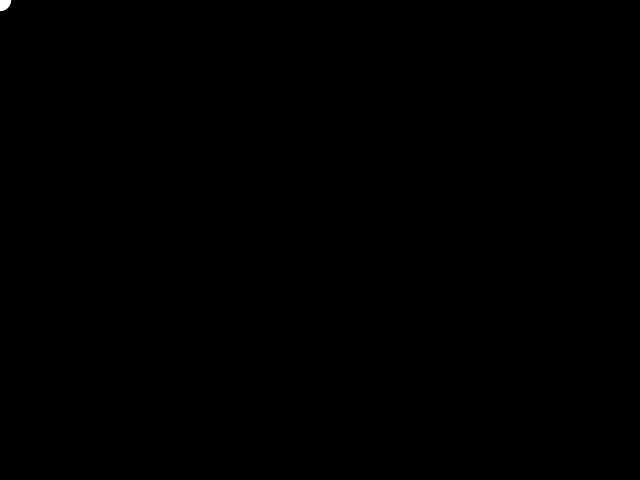
Frame 1 (no input)
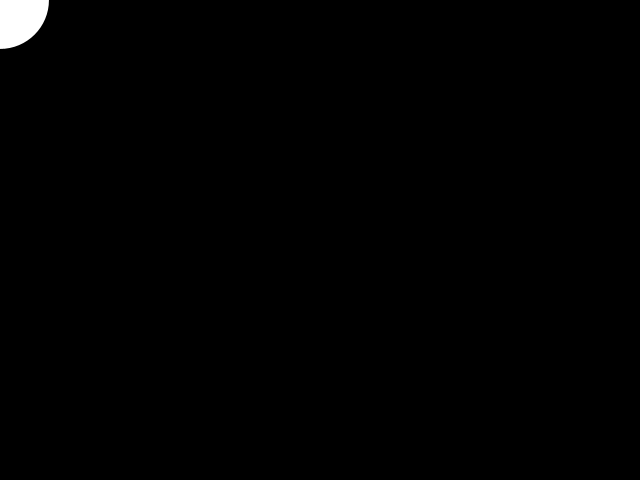
Frame 60 (the mouse pressed at the canvas centre just before this capture)
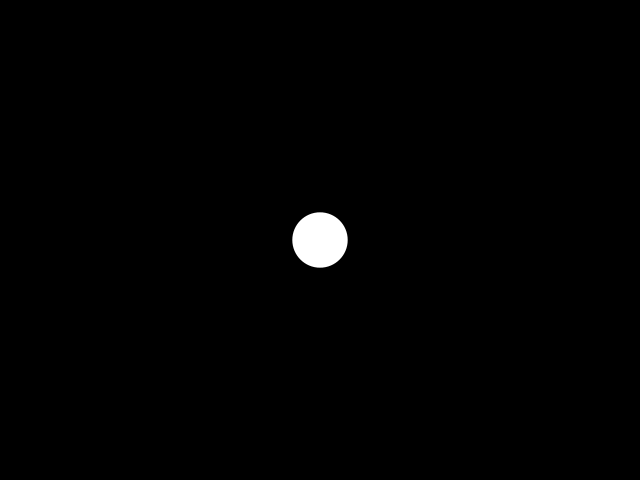
Frame 120 (the mouse held since frame 60 and released just before this capture)

The Processing sketch that drew these frames (run headless with seeded random() and noise(); from frame 60 on, the mouse is pressed at the canvas centre):

// Processing sketch: m01_ex03_evolution
// ── m01_ex03_evolution.pde
void setup() {
  size(640,480);
}

void draw() {
  int min = 20;
  int max = 100;
  int range = max - min;
  float taille = 0;
  float ratio = 0;
  float vitesse = 0.03;
  
  ratio = abs(sin(frameCount * vitesse));
  taille = ratio * range + min;
  background(0);
  noStroke();
  fill(255);
  ellipse(mouseX,mouseY,taille,taille);
}
